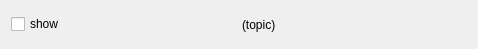
<?xml version="1.0" encoding="UTF-8"?>
<ui version="4.0">
 <class>CollisionMonitor</class>
 <widget class="QWidget" name="CollisionMonitor">
  <property name="geometry">
   <rect>
    <x>0</x>
    <y>0</y>
    <width>478</width>
    <height>49</height>
   </rect>
  </property>
  <property name="windowTitle">
   <string>Collision Monitor</string>
  </property>
  <layout class="QHBoxLayout" name="horizontalLayout">
   <item>
    <widget class="QCheckBox" name="displayCheckBox">
     <property name="text">
      <string>show</string>
     </property>
    </widget>
   </item>
   <item>
    <widget class="QLabel" name="topicLabel">
     <property name="text">
      <string>(topic)</string>
     </property>
    </widget>
   </item>
  </layout>
 </widget>
 <resources/>
 <connections/>
</ui>
